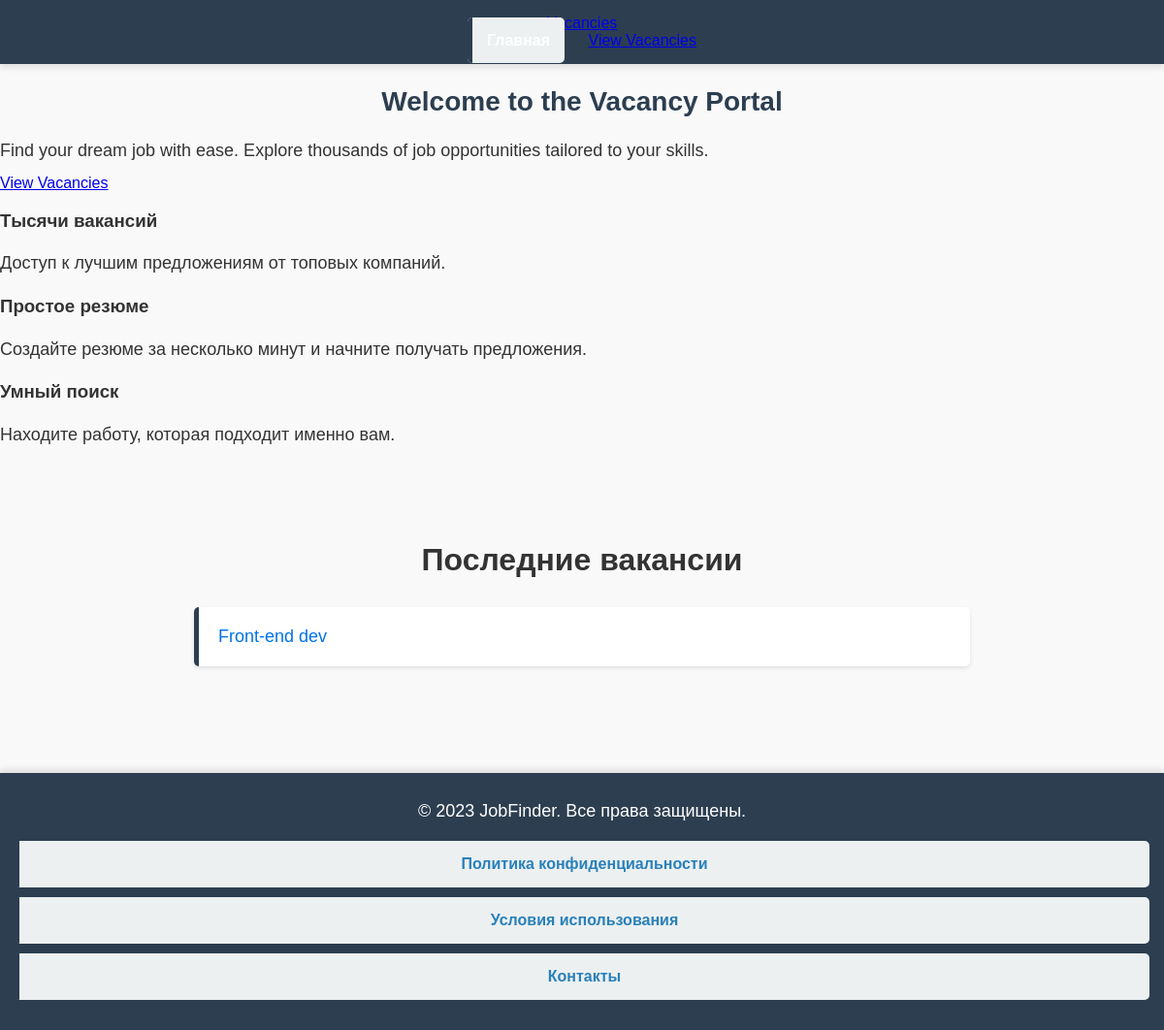
Before: / with the older database file.
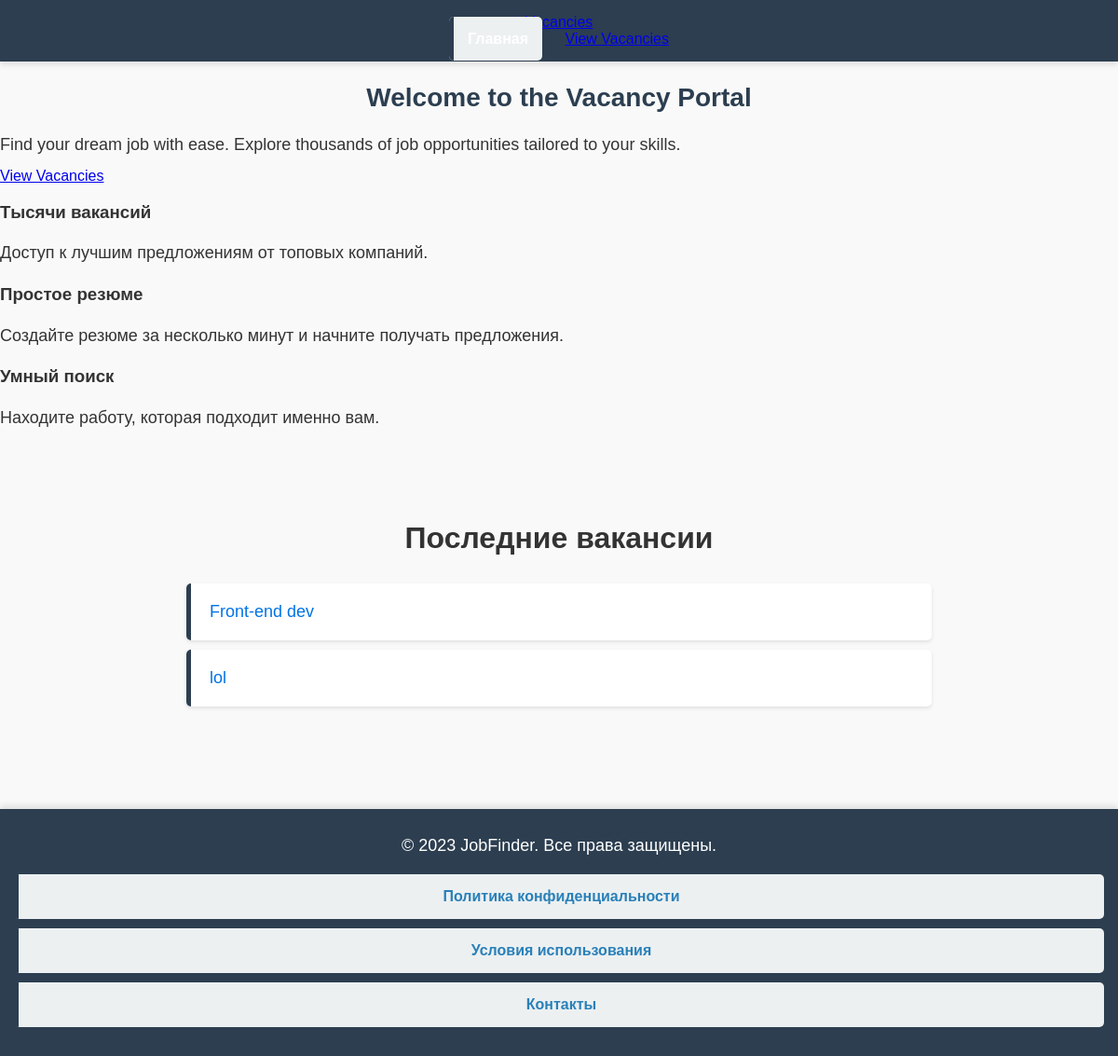
After: the same page with the newer database file.
### vacancies/models.py (models this page shows)
class Vacancy(models.Model):
    title = models.CharField(max_length=255)
    company = models.CharField(max_length=255)
    location = models.CharField(max_length=255)
    salary = models.DecimalField(max_digits=10, decimal_places=2, null=True, blank=True)
    description = models.TextField()
    experience = models.CharField(
    max_length=50,
    choices=[
        ('entry', 'Entry Level'),
        ('mid', 'Mid Level'),
        ('senior', 'Senior Level')
    ],
    default='entry'  # ✅ Add this default value
)
    category = models.ForeignKey(Category, on_delete=models.CASCADE)  # Correct reference

### vacancies/views.py (the view)
# urls.py: 2. Add a URL to urlpatterns:  path('', views.home, name='home')
def home(request):
    vacancies = Vacancy.objects.all()  # Получаем все вакансии
    return render(request, "home.html", {"vacancies": vacancies})  # Передаем вакансии в контекст

### vacancies/templates/home.html (shortened to what this page needs)
{% load static %}
<!DOCTYPE html>
<html lang="en">
<head>
    <link rel="stylesheet" href="{% static './styles/styles.css' %}" />
</head>
<body>
    {% block content %}
    <header class="header">
        <div class="container">
            <div class="logo">
                <a href="#">Vacancies</a>
            </div>
            <nav class="nav">
                <ul>
                    <li><a href="">Главная</a></li>
                    <a href="{% url 'post_list' %}" class="btn">View Vacancies</a>
                </ul>
            </nav>
        </div>
    </header>
    <section class="hero">
        <div class="container">
            <h1>Welcome to the Vacancy Portal</h1>
            <p>
                Find your dream job with ease. Explore thousands of job opportunities
                tailored to your skills.
            </p>
            <a href="{% url 'post_list' %}" class="btn">View Vacancies</a>
        </div>
    </section>
    <section class="features">
        <div class="container">
            <div class="feature">
                <h3>Тысячи вакансий</h3>
                <p>Доступ к лучшим предложениям от топовых компаний.</p>
            </div>
            <div class="feature">
                <h3>Простое резюме</h3>
                <p>Создайте резюме за несколько минут и начните получать предложения.</p>
            </div>
            <div class="feature">
                <h3>Умный поиск</h3>
                <p>Находите работу, которая подходит именно вам.</p>
            </div>
        </div>
    </section>
    <section class="vacancies">
        <div class="container">
            <h2>Последние вакансии</h2>
            <ul>
                {% for vacancy in vacancies %}
                <li>
                    <a href="{% url 'vacancy_detail' vacancy.pk %}">{{ vacancy.title }}</a>
                </li>
                {% endfor %}
            </ul>
        </div>
    </section>
    <footer class="footer">
        <div class="container">
            <p>&copy; 2023 JobFinder. Все права защищены.</p>
            <ul>
                <li><a href="#">Политика конфиденциальности</a></li>
                <li><a href="#">Условия использования</a></li>
                <li><a href="#">Контакты</a></li>
            </ul>
        </div>
    </footer>
    {% endblock %}
</body>
</html>

### vacancies/static/styles/styles.css (style rules this page uses)
body { font-family: 'Arial', sans-serif; margin: 0; padding: 0; background-color: #f9f9f9; color: #333; }
header { background-color: #2C3E50; color: white; padding: 15px 0; text-align: center; box-shadow: 0px 4px 6px rgba(0, 0, 0, 0.1); }
nav ul { list-style: none; padding: 0; margin: 0; }
nav ul li { display: inline; margin-right: 20px; }
nav ul li a { color: white; text-decoration: none; font-weight: bold; transition: color 0.3s; }
h1 { color: #2C3E50; text-align: center; font-size: 28px; margin-bottom: 20px; }
ul { padding: 0; list-style-type: none; }
ul li { background: #ecf0f1; padding: 15px; margin: 10px 0; border-radius: 5px; border-left: 5px solid #2C3E50; transition: transform 0.2s, background 0.3s; }
ul li a { text-decoration: none; color: #2980b9; font-weight: bold; transition: color 0.3s; }
p { font-size: 18px; line-height: 1.6; margin: 10px 0; }
footer { text-align: center; padding: 15px; background-color: #2C3E50; color: white; margin-top: 40px; box-shadow: 0px -4px 6px rgba(0, 0, 0, 0.1); }
.vacancies { padding: 60px 0; background: #f9f9f9; }
.vacancies h2 { font-size: 32px; margin-bottom: 30px; color: #333; text-align: center; }
.vacancies ul { list-style: none; padding: 0; max-width: 800px; margin: 0 auto; }
.vacancies ul li { background: #fff; padding: 20px; margin-bottom: 10px; border-radius: 5px; box-shadow: 0 2px 4px rgba(0, 0, 0, 0.1); }
.vacancies ul li a { font-size: 18px; color: #0073e6; font-weight: 500; }

Changed rows visible on the page:
added Vacancy: title "lol"
